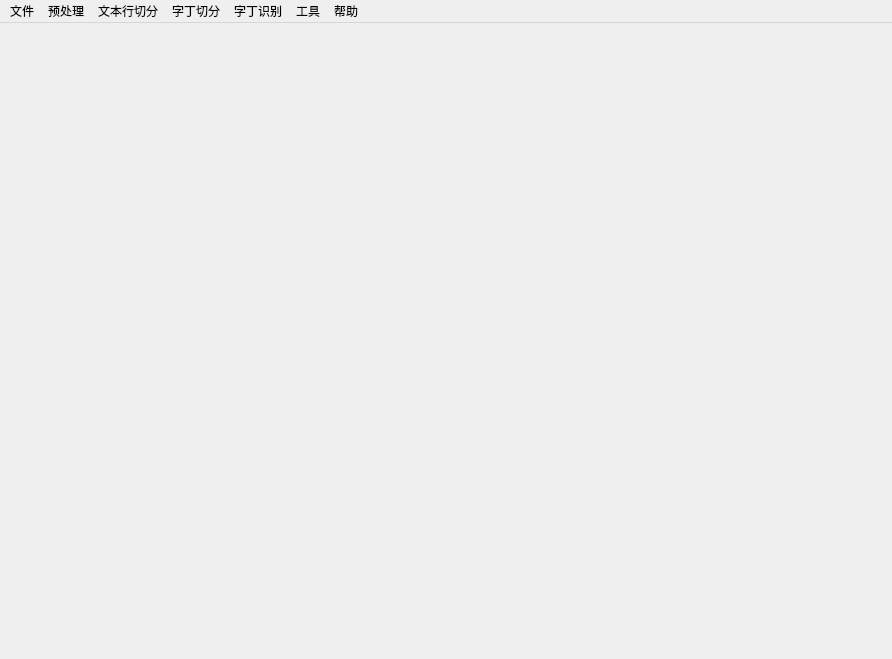
<?xml version="1.0" encoding="UTF-8"?>
<ui version="4.0">
 <class>Window_Main</class>
 <widget class="QMainWindow" name="Window_Main">
  <property name="geometry">
   <rect>
    <x>0</x>
    <y>0</y>
    <width>892</width>
    <height>659</height>
   </rect>
  </property>
  <property name="windowTitle">
   <string>MainWindow</string>
  </property>
  <widget class="QWidget" name="centralwidget"/>
  <widget class="QMenuBar" name="menubar">
   <property name="geometry">
    <rect>
     <x>0</x>
     <y>0</y>
     <width>892</width>
     <height>23</height>
    </rect>
   </property>
   <widget class="QMenu" name="menu_file">
    <property name="title">
     <string>文件</string>
    </property>
    <addaction name="action_open"/>
    <addaction name="action_close"/>
    <addaction name="separator"/>
    <addaction name="action_exit"/>
   </widget>
   <widget class="QMenu" name="menu_pre_process">
    <property name="title">
     <string>预处理</string>
    </property>
    <addaction name="action_tilt_correction"/>
    <addaction name="action_remove_noise"/>
    <addaction name="action_text_extract"/>
    <addaction name="action_get_connect"/>
   </widget>
   <widget class="QMenu" name="menu_help">
    <property name="title">
     <string>帮助</string>
    </property>
    <addaction name="action_about"/>
   </widget>
   <widget class="QMenu" name="menu_line_process">
    <property name="title">
     <string>文本行切分</string>
    </property>
    <addaction name="action_line_extract"/>
    <addaction name="action_cut_selected_line"/>
    <addaction name="action_del_selected_line"/>
    <addaction name="action_merged_selected_line"/>
   </widget>
   <widget class="QMenu" name="menu_char_recognize">
    <property name="title">
     <string>字丁切分</string>
    </property>
    <addaction name="action_char_extract"/>
    <addaction name="action_del_selected_char"/>
    <addaction name="action_merge_selected_char"/>
    <addaction name="action_cut_selected_char"/>
   </widget>
   <widget class="QMenu" name="menu">
    <property name="title">
     <string>工具</string>
    </property>
    <addaction name="action_char_export_2_img"/>
    <addaction name="action_char_export_2_text"/>
   </widget>
   <widget class="QMenu" name="menu_recognize">
    <property name="title">
     <string>字丁识别</string>
    </property>
    <addaction name="action_recognize_chars"/>
   </widget>
   <addaction name="menu_file"/>
   <addaction name="menu_pre_process"/>
   <addaction name="menu_line_process"/>
   <addaction name="menu_char_recognize"/>
   <addaction name="menu_recognize"/>
   <addaction name="menu"/>
   <addaction name="menu_help"/>
  </widget>
  <action name="action_open">
   <property name="text">
    <string>打开</string>
   </property>
   <property name="shortcut">
    <string>Ctrl+O</string>
   </property>
  </action>
  <action name="action_close">
   <property name="text">
    <string>关闭</string>
   </property>
   <property name="shortcut">
    <string>Ctrl+W</string>
   </property>
  </action>
  <action name="action_exit">
   <property name="text">
    <string>退出</string>
   </property>
  </action>
  <action name="action_remove_noise">
   <property name="text">
    <string>去除噪点</string>
   </property>
  </action>
  <action name="action_text_extract">
   <property name="text">
    <string>检测文字区域</string>
   </property>
  </action>
  <action name="action_line_extract">
   <property name="text">
    <string>文本行切分</string>
   </property>
  </action>
  <action name="action_tilt_correction">
   <property name="text">
    <string>倾斜矫正</string>
   </property>
  </action>
  <action name="action_about">
   <property name="text">
    <string>关于</string>
   </property>
  </action>
  <action name="action_char_extract">
   <property name="text">
    <string>字丁切分</string>
   </property>
  </action>
  <action name="actionDafsd">
   <property name="text">
    <string>dafsd</string>
   </property>
  </action>
  <action name="action_char_export_2_img">
   <property name="text">
    <string>导出已切分的字丁图片</string>
   </property>
  </action>
  <action name="action_char_export_2_text">
   <property name="text">
    <string>导出识别字丁到文本</string>
   </property>
  </action>
  <action name="action_recognize_chars">
   <property name="text">
    <string>识别已切分的字丁</string>
   </property>
  </action>
  <action name="action_del_selected_line">
   <property name="text">
    <string>删除选中的文本行</string>
   </property>
  </action>
  <action name="action_merged_selected_line">
   <property name="text">
    <string>合并选中的文本行</string>
   </property>
  </action>
  <action name="action_del_selected_char">
   <property name="text">
    <string>删除选中的字丁</string>
   </property>
  </action>
  <action name="action_merge_selected_char">
   <property name="text">
    <string>合并选中的字丁</string>
   </property>
  </action>
  <action name="action_cut_selected_char">
   <property name="text">
    <string>切分选中的字丁</string>
   </property>
  </action>
  <action name="action_cut_selected_line">
   <property name="text">
    <string>切分选中的文本行</string>
   </property>
  </action>
  <action name="action_get_connect">
   <property name="text">
    <string>连通区域检测</string>
   </property>
  </action>
 </widget>
 <resources/>
 <connections/>
</ui>
